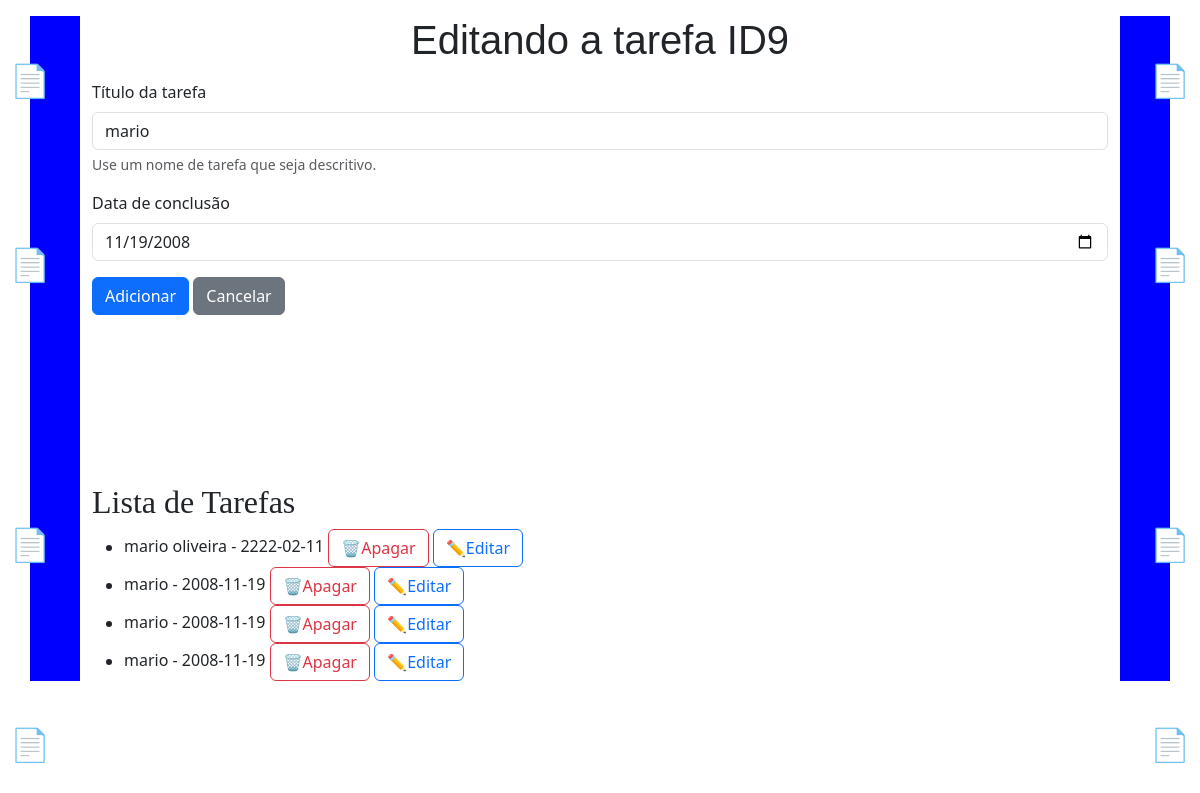
The app's page /update/9 with its own data.
### tables this page shows
CREATE TABLE tarefas (
        id INTEGER PRIMARY KEY AUTOINCREMENT,
        titulo_tarefa TEXT NOT NULL,
        data_conclusao TEXT);

### app.py (the view)
@app.route('/update/<int:idTarefa>', methods=['GET', 'POST'])
def update(idTarefa):
    tarefas = None
    if request.method== 'POST':
        titulo = request.form['titulo-tarefa']
        data = request.form['data-conclusao']
        tarefa = Tarefa(titulo, data, idTarefa)
        tarefa.atualizar_tarefa()
        return redirect(url_for('agenda'))
    tarefas = Tarefa.obter_tarefas()
    tarefa_selecionada = Tarefa.id(idTarefa)
    return render_template('agenda.html', titulo=f'Editando a tarefa ID{idTarefa}', tarefas=tarefas,tarefa_selecionada=tarefa_selecionada)

### models/database.py (called while the page is built)
    def buscar_tudo(self, query: str, params: tuple = ()) -> list[Any]:
        self.cursor.execute(query, params)
        return self.cursor.fetchall()

    def close(self) -> None:
        self.connection.close()

    def __enter__(self) -> Self:
        return self

    def __exit__(self, exc_type: Optional[Type[BaseException]],
                  exc_value: Optional[BaseException], tb: Optional[TracebackType]) -> None:
        if exc_type is not None:
            print('Excecao capturada no contexto:')
            print(f'Tipo: {exc_type.__name__}')
            print(f'Mensagem: {exc_value}')
            print('TraceBack completo:')
            traceback.print_tb(tb)
        self.close()

### models/tarefa.py (called while the page is built)
    @classmethod
    def id(cls, id: int) -> Self:
        with Database('./data/tarefas.sqlite3') as db:
            query: str = 'SELECT titulo_tarefa, data_conclusao FROM tarefas WHERE id = ?;'
            params: tuple = (id,)
            resultado: list[Any] = db.buscar_tudo(query, params)
            [[titulo, data]] = resultado
        return cls(id_tarefa=id, titulo_tarefa=titulo, data_conclusao=data)

    @classmethod
    def obter_tarefas(cls) -> list[Self]:
        with Database('./data/tarefas.sqlite3') as db:
            query: str = 'SELECT titulo_tarefa, data_conclusao, id FROM tarefas;'
            resultados: list[Any] = db.buscar_tudo(query)
            tarefas: list[Self] = [cls(titulo, data, id) for titulo, data, id in resultados]
            return tarefas

### templates/agenda.html
{% extends "base.html" %}
{% block content %}
    <form class="mt-3" method="POST">
        <div class="mb-3">
            <label for="titulo-tarefa" class="form-label">Título da tarefa</label>
            <input type="text" class="form-control" name="titulo-tarefa" id="titulo-tarefa" aria-describedby="ajudaNomeTarefa" value="{{ tarefa_selecionada.titulo_tarefa if tarefa_selecionada else '' }}" required>
            <div id="ajudaNomeTarefa" class="form-text">Use um nome de tarefa que seja descritivo.</div>
        </div>
        <div class="mb-3">
            <label for="data-conclusao" class="form-label">Data de conclusão</label>
            <input type="date" class="form-control" id="data-conclusao" name="data-conclusao" id="data-conclusao"
            value="{{ tarefa_selecionada.data_conclusao if tarefa_selecionada else '' }}">
        </div>
        <button type="submit" class="btn btn-primary">Adicionar</button>
        {% if tarefa_selecionada %}
            <a href="{{url_for('agenda') }}" class="btn btn-secondary">Cancelar</a>
        {% endif %}
        <br>
        <br>
        <br>
        <br>
        <br>
        <br>
        <br>
        <br>
    </form>
        <div class="Notas esquerda" style="top: 7%;">📄</div>
        <div class="Notas esquerda" style="top: 30%;">📄</div>
        <div class="Notas esquerda" style="top: 65%;">📄</div>
        <div class="Notas esquerda" style="top: 90%;">📄</div>
        <div class="Notas direita" style="top: 7%;">📄</div>
        <div class="Notas direita" style="top: 30%;">📄</div>
        <div class="Notas direita" style="top: 65%;">📄</div>
        <div class="Notas direita" style="top: 90%;">📄</div>
    <h2>Lista de Tarefas</h2>
        {% if tarefas %}
            <ul>
                {% for tarefa in tarefas %}
                    <li>{{ tarefa.titulo_tarefa }} - {{ tarefa.data_conclusao }} <a href="{{ url_for
                      ('delete', idTarefa=tarefa.id_tarefa)}}" class="btn btn-outline-danger"> 🗑️Apagar</a>
                      <a href="{{url_for('update', idTarefa=tarefa.id_tarefa) }}" class="btn btn-outline-primary"> ✏️Editar</a>
                    </li>
                {% endfor %}
            </ul>
        {% else %}
            <p>Nenhuma tarefa cadastrada</p>
        {% endif %}
{% endblock %}

### static/style.css (style rules this page uses)
html, body { height:40px; }
h2 { font-family: cursive; color: darkblue; }
body { background-color: whitesmoke; text-align: center; border-left: 50px solid blue; border-right: 50px solid blue; height: auto; }
a { text-align: center; font-family: Monospace Courier 'Times New Roman', Times, serif; font-size: 1.5rem; color: blue; text-decoration: underline; }
input { background-color: #d7d8fa; border-color:#c7c4de; }
button { background-color: #d7d8fa; border-color:#c7c4de; }
.Notas { position: fixed; font-size: 2rem; color: #9f2c3f; animation: piscar 1.5s infinite alternate; z-index: 1000; }
.Notas.esquerda { left: 10px; top: 20%; }
.Notas.direita { right: 10px; top: 40%; }

### records on screen
tarefas: titulo-tarefa "mario", data-conclusao "11/19/2008", titulo_tarefa "mario", data_conclusao "2008-11-19"
tarefas: titulo_tarefa "mario oliveira", data_conclusao "2222-02-11"
tarefas: titulo_tarefa "mario", data_conclusao "2008-11-19"
tarefas: titulo_tarefa "mario", data_conclusao "2008-11-19"

### other values on screen
{{ titulo }} "Editando a tarefa ID9"
